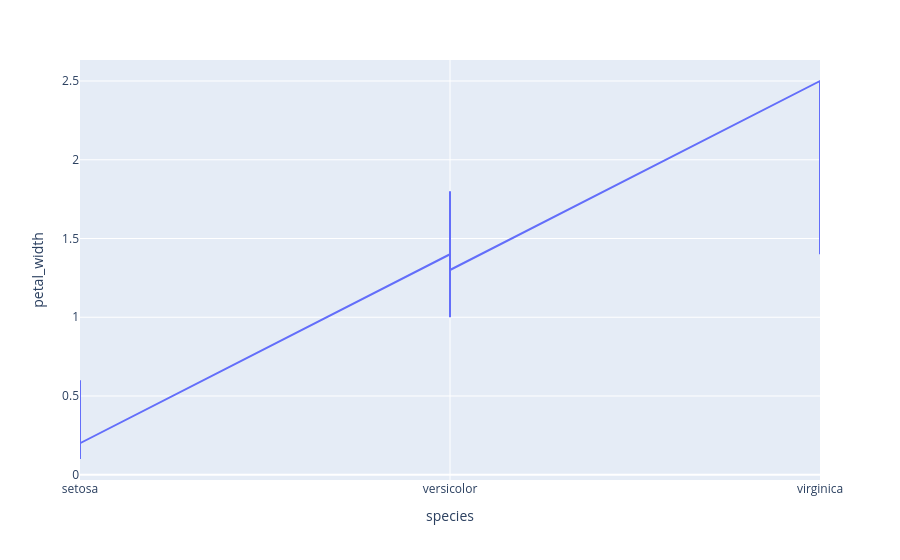

The code cell stored with this chart in its notebook:
### Code cell
import plotly.express as px
df=px.data.iris()
fig = px.line(df,x="species", y="petal_width")
fig.show()

### Figure 1 — Plotly figure (JSON) as saved in the notebook; plotly's stock layout.template omitted (floating-point values rounded to 4 significant figures; data arrays with more than 128 entries replaced by an {"elided": "..."} marker saying what was removed)
{"data": [{"hovertemplate": "species=%{x}<br>petal_width=%{y}<extra></extra>", "legendgroup": "", "line": {"color": "#636efa", "dash": "solid"}, "marker": {"symbol": "circle"}, "mode": "lines", "name": "", "orientation": "v", "showlegend": false, "type": "scatter", "x": {"elided": "150 str values"}, "xaxis": "x", "y": {"elided": "150 float values"}, "yaxis": "y"}], "layout": {"legend": {"tracegroupgap": 0}, "margin": {"t": 60}, "xaxis": {"anchor": "y", "domain": [0, 1], "title": {"text": "species"}}, "yaxis": {"anchor": "x", "domain": [0, 1], "title": {"text": "petal_width"}}}}
